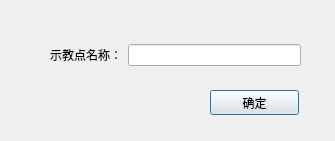
<?xml version="1.0" encoding="UTF-8"?>
<ui version="4.0">
 <class>Demo</class>
 <widget class="QDialog" name="Demo">
  <property name="geometry">
   <rect>
    <x>0</x>
    <y>0</y>
    <width>335</width>
    <height>141</height>
   </rect>
  </property>
  <property name="windowTitle">
   <string>删除禁行区域</string>
  </property>
  <widget class="QPushButton" name="pushButton">
   <property name="geometry">
    <rect>
     <x>210</x>
     <y>90</y>
     <width>89</width>
     <height>25</height>
    </rect>
   </property>
   <property name="text">
    <string>确定</string>
   </property>
  </widget>
  <widget class="QWidget" name="gridLayoutWidget">
   <property name="geometry">
    <rect>
     <x>50</x>
     <y>40</y>
     <width>251</width>
     <height>31</height>
    </rect>
   </property>
   <layout class="QGridLayout" name="gridLayout">
    <item row="0" column="1">
     <widget class="QLineEdit" name="lineEdit"/>
    </item>
    <item row="0" column="0">
     <widget class="QLabel" name="label">
      <property name="text">
       <string>示教点名称：</string>
      </property>
     </widget>
    </item>
   </layout>
  </widget>
 </widget>
 <resources/>
 <connections/>
</ui>
